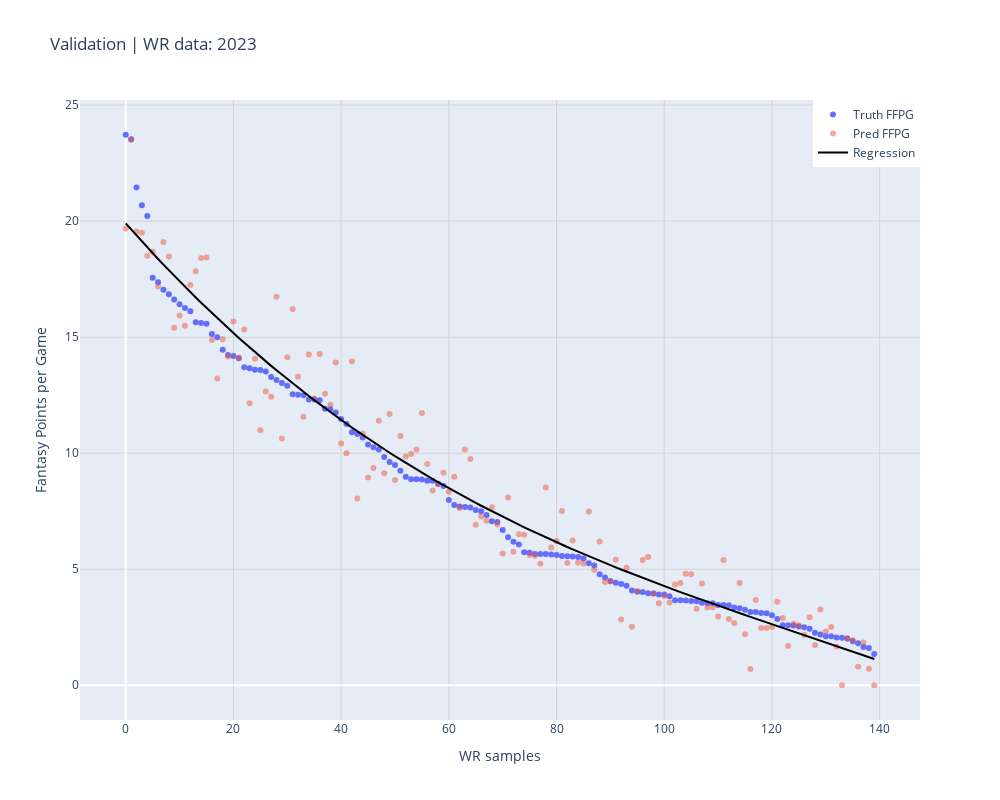

Source (notebook cell):
### Markdown cell above
### Visualize validation performance

### Code cell
# Create Plotly figure
fig = go.Figure()

# Add truth points
fig.add_trace(go.Scatter(
    x=list(valid_samples), 
    y=valid_y.flatten(), 
    mode='markers', 
    name='Truth FFPG',
    text=[f'{name} ({season}): {val:.2f}' for name, season, val in zip(valid_names, valid_seasons, valid_y.flatten())],
    hovertemplate='%{text}<extra></extra>',
    marker=dict(size=6)
))

# Add predicted points
fig.add_trace(go.Scatter(
    x=list(valid_samples), 
    y=valid_y_pred.flatten(), 
    mode='markers', 
    name='Pred FFPG',
    opacity=0.5,
    text=[f'{name} ({season}): {val:.2f}' for name, season, val in zip(valid_names, valid_seasons, valid_y_pred.flatten())],
    hovertemplate='%{text}<extra></extra>',
    marker=dict(size=6)
))

# Add regression line
coeffs = np.polyfit(valid_samples, valid_y_pred.flatten(), 3)
poly = np.poly1d(coeffs)
fig.add_trace(go.Scatter(
    x=list(valid_samples),
    y=poly(valid_samples),
    mode='lines',
    name='Regression',
    line=dict(color='black', width=2),
    hovertemplate='Regression line<extra></extra>'
))

# Update layout with square dimensions
fig.update_layout(
    title='Validation | WR data: 2023',
    xaxis_title='WR samples',
    yaxis_title='Fantasy Points per Game',
    legend=dict(x=1, y=1, xanchor='right', yanchor='top'),
    showlegend=True,
    hovermode='closest',
    width=1000,   
    height=800
)

# Add grid
fig.update_xaxes(showgrid=True, gridwidth=1, gridcolor='lightgray')
fig.update_yaxes(showgrid=True, gridwidth=1, gridcolor='lightgray')

fig.show()

### Figure 1 — Plotly figure (JSON) as saved in the notebook; plotly's stock layout.template omitted (floating-point values rounded to 4 significant figures; data arrays with more than 128 entries replaced by an {"elided": "..."} marker saying what was removed)
{"data": [{"hovertemplate": "%{text}<extra></extra>", "marker": {"size": 6}, "mode": "markers", "name": "Truth FFPG", "text": {"elided": "140 str values"}, "type": "scatter", "x": {"elided": "140 int values"}, "y": {"elided": "140 float values"}}, {"hovertemplate": "%{text}<extra></extra>", "marker": {"size": 6}, "mode": "markers", "name": "Pred FFPG", "opacity": 0.5, "text": {"elided": "140 str values"}, "type": "scatter", "x": {"elided": "140 int values"}, "y": {"elided": "140 float values"}}, {"hovertemplate": "Regression line<extra></extra>", "line": {"color": "black", "width": 2}, "mode": "lines", "name": "Regression", "type": "scatter", "x": {"elided": "140 int values"}, "y": {"elided": "140 float values"}}], "layout": {"height": 800, "hovermode": "closest", "legend": {"x": 1, "xanchor": "right", "y": 1, "yanchor": "top"}, "showlegend": true, "title": {"text": "Validation | WR data: 2023"}, "width": 1000, "xaxis": {"gridcolor": "lightgray", "gridwidth": 1, "showgrid": true, "title": {"text": "WR samples"}}, "yaxis": {"gridcolor": "lightgray", "gridwidth": 1, "showgrid": true, "title": {"text": "Fantasy Points per Game"}}}}
